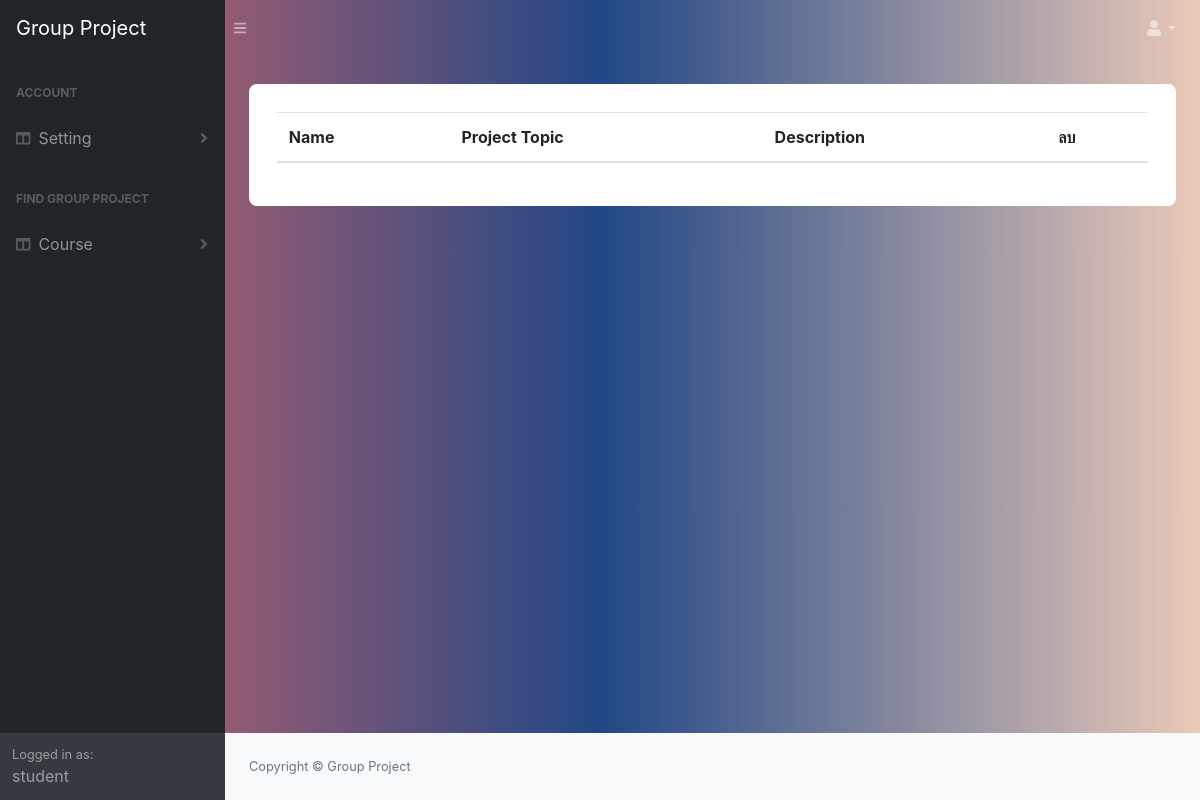
/view_pro_ex/12/ (signed in), run on an earlier commit of the app's database.
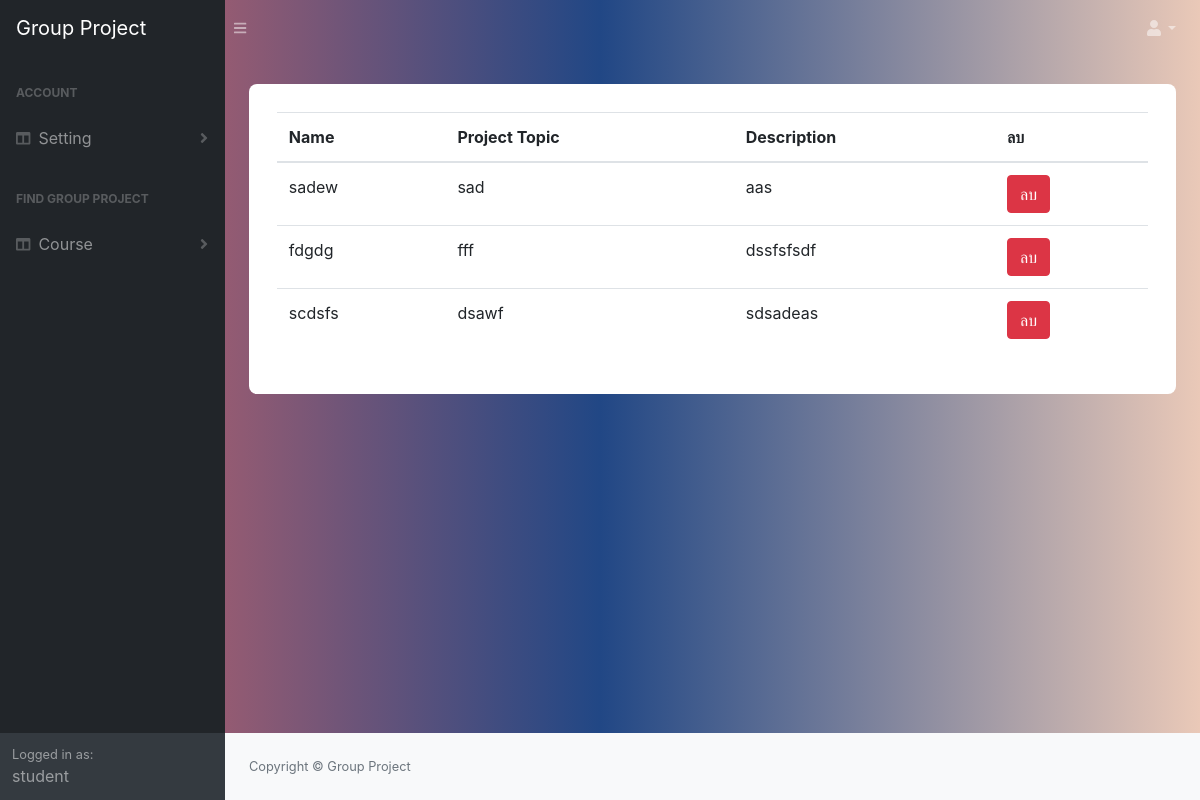
And on a later commit of the database.
### manage_app/models.py (models this page shows)
class Student_experience(models.Model):
   experience = models.ForeignKey(Project_experience, on_delete=models.CASCADE)
   student = models.ForeignKey(Student, on_delete=models.CASCADE)

class Project_experience(models.Model):
   student = models.ManyToManyField(Student, through='Student_experience')
   name = models.CharField( max_length=50)
   Project_topic = models.CharField( max_length=50)
   desc = models.TextField()

### manage_app/views.py (the view)
# urls.py: path('view_pro_ex/<int:student_id>/',views.view_pro_ex, name='view_pro_ex') ,
@login_required
def view_pro_ex(request, student_id):
    student = Student.objects.get(pk=student_id)
    project_ex = Student_experience.objects.filter(student=student)
    context = {
        'student': student,
        'project_ex':project_ex
    }
    return render(request, 'manage_app/view_pro_ex_pro.html',context=context)

### manage_app/templates/manage_app/view_pro_ex_pro.html (shortened to what this page needs)
{% extends 'base.html' %}
{% block content %}
<div class="container emp-profile">
   <form class="form-inline" method="GET" action="{% url 'view_pro_ex' student_id=student.id %}">
        <br/><br/>
        <table class="table">
            <thead>
                <tr>
                    <th scope="col">Name </th>
                    <th scope="col">Project Topic </th>
                    <th scope="col">Description </th>
                    <th scope="col">ลบ</th>
                </tr>
            </thead>
            <tbody>
               {% for item in project_ex %}
                <tr>
                    <td>{{ item.experience.name }}</td>
                    <td>{{ item.experience.Project_topic }}</td>
                     <td>  {{item.experience.desc}} </td>
                     <td> <a href="{% url 'find_project_remove_pro_ex' student_id=student.id  pro_id=item.experience.id%}">
                            <div class="btn btn-danger" id="{{item.experience.id }}">ลบ</div>
                        </a>
                    </td>
                </tr>
                {% endfor %}
            </tbody>
        </table>
    </form>
</div>
{% endblock  %}

### templates/base.html (shortened to what this page needs)
<!DOCTYPE html> {% load static %}
<html lang="en">
    <head>
        <link href="{% static 'css/styles.css' %}" rel="stylesheet" />
        <link href="{% static 'css/front.css' %}" rel="stylesheet" />
        <link href="https://cdn.datatables.net/1.10.20/css/dataTables.bootstrap4.min.css" rel="stylesheet" />
    </head>
    <body class="sb-nav-fixed">
        <nav class="sb-topnav navbar navbar-expand navbar-dark " >
            <a class="navbar-brand" href="{%url 'find_project_home' %}">Group Project</a><button class="btn btn-link btn-sm order-1 order-lg-0" id="sidebarToggle" href="#"><i class="fas fa-bars"></i></button
            >
            <ul class="navbar-nav ml-auto ml-md-0">
                <li class="nav-item dropdown">
                    <a class="nav-link dropdown-toggle" id="userDropdown" href="#" role="button" data-toggle="dropdown" aria-haspopup="true" aria-expanded="false"><i class="fas fa-user fa-fw"></i></a>
                </li>
            </ul>
        </nav>
        <div id="layoutSidenav">
            <div id="layoutSidenav_nav">
                <nav class="sb-sidenav accordion sb-sidenav-dark" id="sidenavAccordion">
                    <div class="sb-sidenav-menu">
                        <div class="nav">
                        {% if perms.auth.view_user %}
                          <div class="sb-sidenav-menu-heading">Account </div>
                            <a class="nav-link collapsed" href="#" data-toggle="collapse" data-target="#collapseLayouts" aria-expanded="false" aria-controls="collapseLayouts"
                                ><div class="sb-nav-link-icon"><i class="fas fa-columns"></i></div>
                                Setting
                                <div class="sb-sidenav-collapse-arrow"><i class="fas fa-angle-down"></i></div
                            ></a>
                       {% endif %}
                            <div class="sb-sidenav-menu-heading">Find Group Project</div>
                            <a class="nav-link collapsed" href="#" data-toggle="collapse" data-target="#collapseLayouts" aria-expanded="false" aria-controls="collapseLayouts"
                                ><div class="sb-nav-link-icon"><i class="fas fa-columns"></i></div>
                                Course
                                <div class="sb-sidenav-collapse-arrow"><i class="fas fa-angle-down"></i></div
                            ></a>
                        </div>
                    </div>
                    <div class="sb-sidenav-footer">
                        <div class="small">Logged in as:</div>
                        {{request.user.username}}
                    </div>
                </nav>
            </div>
            <div id="layoutSidenav_content">
                <main>
                    <div class="container-fluid">
                      {% block content %}
                      {% endblock  %}
                    </div>
                </main>
                <footer class="py-4 bg-light mt-auto">
                    <div class="container-fluid">
                        <div class="d-flex align-items-center justify-content-between small">
                            <div class="text-muted">Copyright &copy; Group Project </div>
                        </div>
                    </div>
                </footer>
            </div>
        </div>
    </body>
</html>

### static/css/front.css (style rules this page uses)
body { background: -webkit-linear-gradient(left, #D96767, #214785, #EAC9B8); }
.emp-profile { padding: 3%; margin-top: 3%; margin-bottom: 3%; border-radius: 0.5rem; background: #fff; }

### manage_app/templates/manage_app/view_pro_ex_pro.html (style rules this page uses)
body { background: -webkit-linear-gradient(left, #D96767, #214785, #EAC9B8); }
.emp-profile { padding: 3%; margin-top: 3%; margin-bottom: 3%; border-radius: 0.5rem; background: #fff; }

What changed in the data, as far as the page shows it:
added Student_experience: experience.name "sadew", experience.Project_topic "sad", experience.desc "aas"
added Student_experience: experience.name "fdgdg", experience.Project_topic "fff", experience.desc "dssfsfsdf"
added Student_experience: experience.name "scdsfs", experience.Project_topic "dsawf", experience.desc "sdsadeas"
